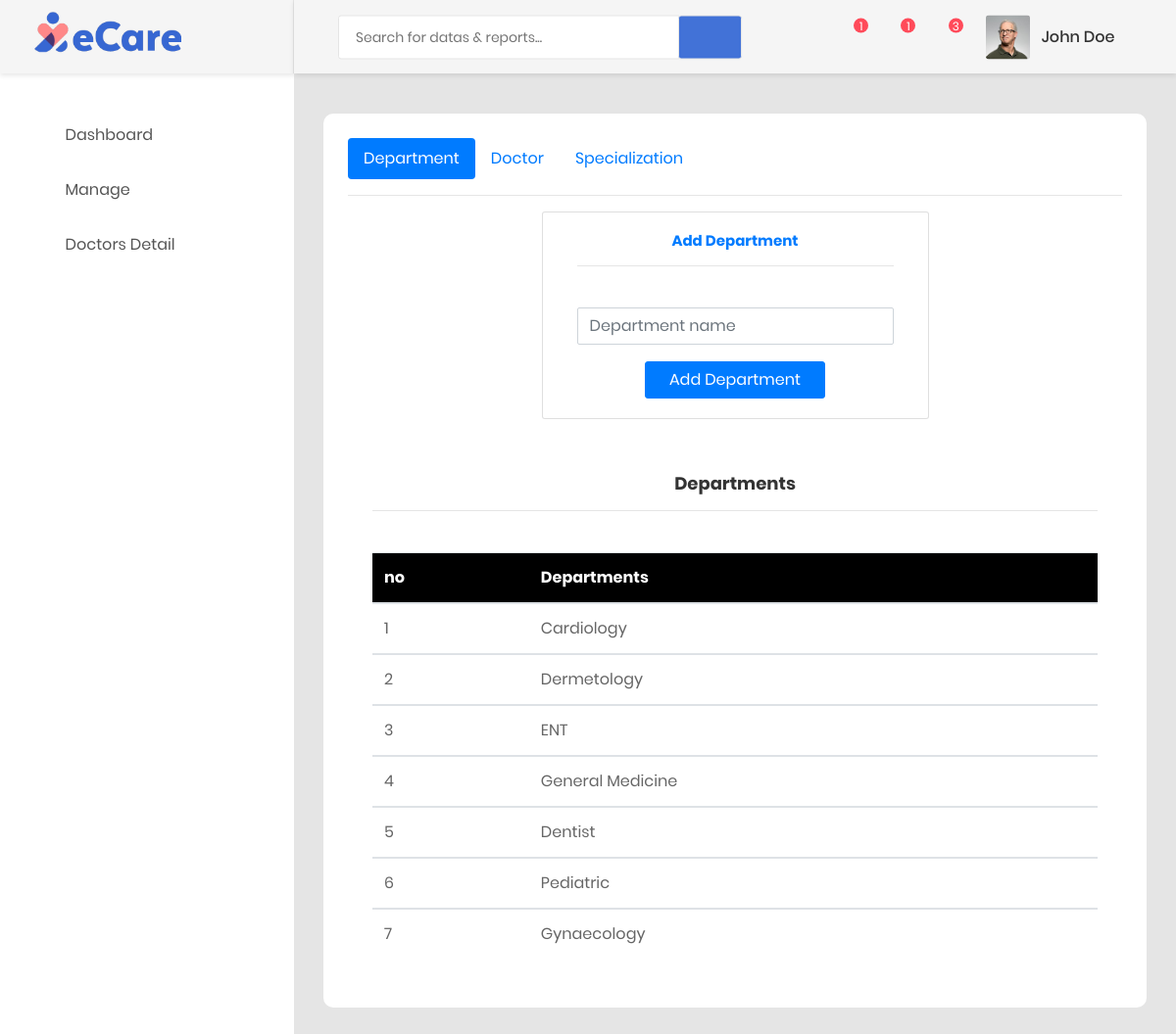
The page /Admin-panel/manage.php on the database its author committed.
### tables this page shows
CREATE TABLE `department` (
  `Dept_id` int(11) NOT NULL,
  `Dept_name` varchar(50) NOT NULL
);

### Admin-panel/manage.php (the view, shortened to what this page needs)
<!DOCTYPE html>
<html lang="en">
<head>
    <link href="css/font-face.css" rel="stylesheet" media="all">
    <link href="vendor/font-awesome-4.7/css/font-awesome.min.css" rel="stylesheet" media="all">
    <link href="vendor/font-awesome-5/css/fontawesome-all.min.css" rel="stylesheet" media="all">
    <link href="vendor/mdi-font/css/material-design-iconic-font.min.css" rel="stylesheet" media="all">
    <link href="vendor/bootstrap-4.1/bootstrap.min.css" rel="stylesheet" media="all">
    <link href="vendor/animsition/animsition.min.css" rel="stylesheet" media="all">
    <link href="vendor/bootstrap-progressbar/bootstrap-progressbar-3.3.4.min.css" rel="stylesheet" media="all">
    <link href="vendor/wow/animate.css" rel="stylesheet" media="all">
    <link href="vendor/css-hamburgers/hamburgers.min.css" rel="stylesheet" media="all">
    <link href="vendor/slick/slick.css" rel="stylesheet" media="all">
    <link href="vendor/select2/select2.min.css" rel="stylesheet" media="all">
    <link href="vendor/perfect-scrollbar/perfect-scrollbar.css" rel="stylesheet" media="all">
    <link href="css/theme.css" rel="stylesheet" media="all">
</head>
<body class="animsition">
    <div class="page-wrapper">
        <?php
        include "index-sidebar.php";
        ?>
        <div class="page-container">
            <?php
            include "nav.php";
            ?>
            <div class="main-content">
                <div class="section__content section__content--p30">
                    <div class="col" style="background-color:white;padding:25px;border-radius:10px;">
                        <ul class="nav nav-pills mb-3" id="pills-tab" role="tablist">
                            <li class="nav-item">
                                <a class="nav-link active" id="pills-home-tab" data-toggle="pill" href="#pills-home" role="tab" aria-controls="pills-home" aria-selected="true">Department</a>
                            </li>
                            <li class="nav-item">
                                <a class="nav-link" id="pills-profile-tab" data-toggle="pill" href="#pills-doctor" role="tab" aria-controls="pills-profile" aria-selected="false">Doctor</a>
                            </li>
                            <li class="nav-item">
                                <a class="nav-link" id="pills-contact-tab" data-toggle="pill" href="#pills-spec" role="tab" aria-controls="pills-contact" aria-selected="false">Specialization</a>
                            </li>
                        </ul>
                        <hr>
                        <div class="tab-content" id="pills-tabContent">
                            <div class="tab-pane fade show active" id="pills-home" role="tabpanel" aria-labelledby="pills-home-tab">
                                <center>
                                    <div class=" card col-lg-6">
                                        <div class="card-body ">
                                            <h5 class="text-primary">Add Department</h5>
                                            <hr>
                                            <br>
                                            <form action="add_department.php" method="POST">
                                                <div class="row mb-3">
                                                    <div class="col-sm-12 text-secondary"><input type="text" name="department" placeholder="Department name" id="department" class="form-control" value="" pattern="[A-Za-z\s]{2,24}" required></div>
                                                </div>
                                                <div class="row">
                                                    <div class="col-sm-3"></div>
                                                    <div class="col-sm-12 text-secondary"><input type="submit" class="btn btn-primary px-4" name="submit" id="reg_btn" value="Add Department" /></div>
                                                </div>
                                            </form>
                                        </div>
                                    </div>
                                </center>
                                <center>
                                    <div class="container col-lg-6" style="padding:25px;border-radius:20px;">
                                        <h4>Departments</h4>
                                        <hr><br>
                                        <table class="table table-striped">
                                            <thead>
                                                <tr style="background-color: black;color:white;">
                                                    <th>no</th>
                                                    <th>Departments</th>
                                                </tr>
                                            </thead>
                                            <?php $sql = "select * from department";
                                            $qr = mysqli_query($con, $sql);
                                            $i = 1;
                                            while ($r =  mysqli_fetch_array($qr)) {
                                            ?>
                                                <tbody>
                                                    <tr>
                                                        <td><?php echo $i++; ?></td>
                                                        <td><?php echo $r['Dept_name']; ?> </td>
                                                    </tr>
                                                </tbody>
                                            <?php } ?>
                                        </table>
                                    </div>
                                </center>
                            </div>
                        </div>
                    </div>
                </div>
            </div>
        </div>
</body>
</html>

### rows shown on the page
department: Dept_name "Cardiology"
department: Dept_name "Dermetology"
department: Dept_name "ENT"
department: Dept_name "General Medicine"
department: Dept_name "Dentist"
department: Dept_name "Pediatric"
department: Dept_name "Gynaecology"
